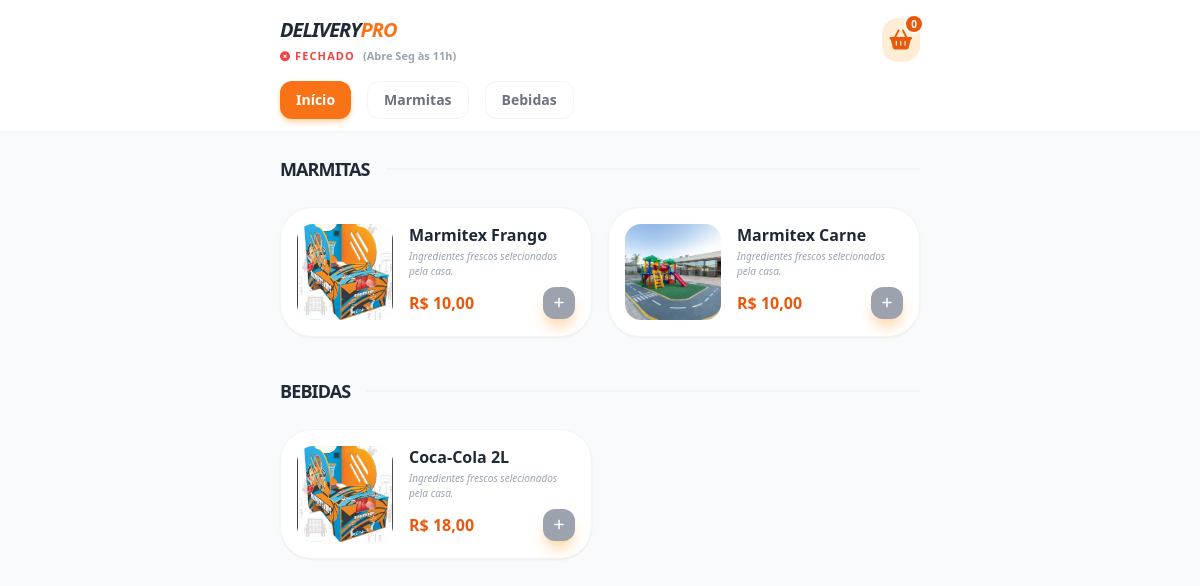
The app's page /, older data.
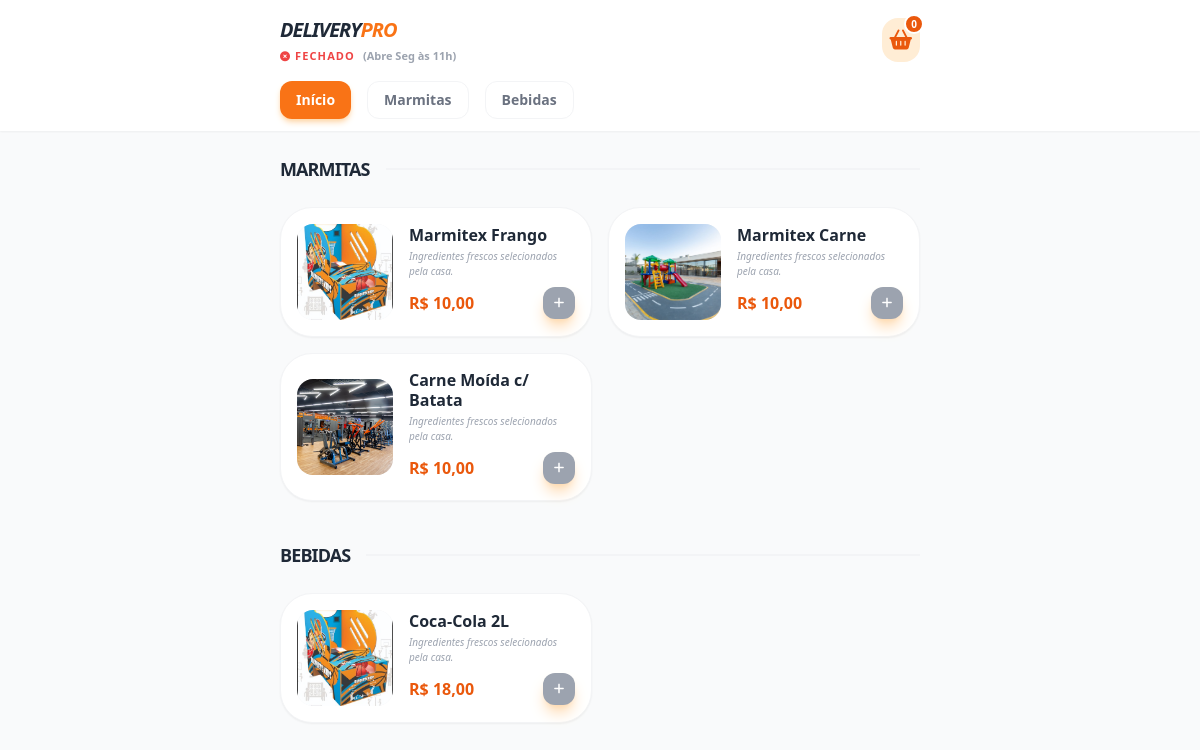
The same page, newer data.
### core/models.py (models this page shows, shortened)
class Prime(models.Model):
    ativo = models.BooleanField(default=True)
    criacao = models.DateTimeField(auto_now_add=True, null=True)
    atualizado = models.DateTimeField(auto_now=True, null=True)
    class Meta:
        abstract = True

class CategoriaProdutos(Prime):
    imagem_categoria = models.ImageField(upload_to='imagens_categorias/')
    nome_categoria = models.CharField(max_length=150)
    class Meta:
        verbose_name = "Categoria de Produto"
        verbose_name_plural = "Categorias de Produto"

class Produtos(Prime):
    nome_produto = models.CharField(max_length=180, null=False)
    image_produto = models.ImageField(upload_to='produtos/')
    codigo = models.IntegerField(default=0)
    preco = models.DecimalField(decimal_places=2, max_digits=9)
    categoria = models.ForeignKey(
        CategoriaProdutos,
        on_delete=models.CASCADE,
        related_name="produtos"
    )
    class Meta:
        verbose_name = "Produto"
        verbose_name_plural = "Produtos"

### core/views.py (the view)
# urls.py: path('', CardapioClienteView.as_view(), name='cardapio'),
class CardapioClienteView(View):
    def get(self, request):
        produtos_ativos = Produtos.objects.filter(ativo=True).prefetch_related("adicionais_disponiveis")
        categorias = CategoriaProdutos.objects.filter(
            ativo=True,
            produtos__ativo=True
        ).annotate(
            total_produtos=Count('produtos')
        ).filter(
            total_produtos__gt=0
        ).prefetch_related(
            Prefetch("produtos", queryset=produtos_ativos)
        ).distinct()
        dia_hoje = timezone.localdate().weekday()
        pratos_do_dia = PratoDoDia.objects.filter(
            dia_semana=dia_hoje,
            ativo=True,
            produto__ativo=True
        ).select_related("produto")
        agora = timezone.localtime()
        loja_aberta = 0 <= agora.weekday() <= 5 and 11 <= agora.hour < 16
        return render(request, "index.html", {
            "categorias": categorias,
            "pratos_do_dia": pratos_do_dia,
            "loja_aberta_server": loja_aberta
        })

### core/context_processors.py (called while the page is built)
def global_context(request):
    count = Pedidos.objects.filter(total__gt=0).count() # Ajuste seu filtro aqui
    return {
        'pedidos_pendentes_count': count
    }

### core/templates/index.html (shortened to what this page needs)
{% extends 'base_index.html' %}
{% block content %}
<div class="space-y-10" id="catalogo-container">
    {% for categoria in categorias %}
    <section id="cat-{{ categoria.id }}" class="categoria-section">
        <div class="flex items-center gap-4 mb-6">
            <h2 class="text-lg font-black text-gray-800 uppercase tracking-tighter">
                {{ categoria.nome_categoria }}
            </h2>
            <div class="h-[2px] flex-1 bg-gray-100"></div>
        </div>
        <div class="grid grid-cols-1 md:grid-cols-2 gap-4">
            {% for produto in categoria.produtos.all %}
            <div class="product-card bg-white p-4 rounded-[2rem] shadow-sm border border-gray-100 flex gap-4 items-center transition-all hover:shadow-md"
                 data-categoria="{{ categoria.id }}"
                 data-name="{{ produto.nome_produto|lower }}"
                 data-code="{{ produto.codigo }}">
                <div class="w-24 h-24 rounded-2xl overflow-hidden bg-gray-100 flex-shrink-0">
                    {% if produto.image_produto %}
                        <img src="{{ produto.image_produto.url }}" class="w-full h-full object-cover" alt="{{ produto.nome_produto }}">
                    {% else %}
                        <div class="w-full h-full flex items-center justify-center text-gray-300">
                            <i class="fas fa-image text-2xl"></i>
                        </div>
                    {% endif %}
                </div>
                <div class="flex-1">
                    <h3 class="font-bold text-gray-800 leading-tight mb-1">{{ produto.nome_produto }}</h3>
                    <p class="text-[10px] text-gray-400 line-clamp-2 mb-2 italic">Ingredientes frescos selecionados pela casa.</p>
                    <div class="flex justify-between items-center">
                        <span class="text-orange-600 font-black">R$ {{ produto.preco }}</span>
                        <button
                        {% if produto.adicionais_disponiveis.exists %}
                            onclick="abrirModalAdicionais('{{ produto.id }}', '{{ produto.nome_produto }}', '{{ produto.preco }}')"
                        {% else %}
                            onclick="adicionarAoCarrinho('{{ produto.id }}', '{{ produto.nome_produto }}', '{{ produto.preco }}')"
                        {% endif %}
                        class="btn-add w-8 h-8 bg-orange-500 text-white rounded-xl flex items-center justify-center shadow-lg shadow-orange-200 active:scale-90 transition-all">
                            <i class="fas fa-plus text-xs"></i>
                        </button>
                    </div>
                </div>
            </div>
            {% endfor %}
        </div>
    </section>
    {% endfor %}
</div>
{% endblock %}

### core/templates/base_index.html (shortened to what this page needs)
<!DOCTYPE html>
<html lang="pt-br">
<head>
    <script src="https://cdn.tailwindcss.com"></script>
    <link rel="stylesheet" href="https://cdnjs.cloudflare.com/ajax/libs/font-awesome/6.4.0/css/all.min.css">
</head>
<body class="bg-gray-50 font-sans" hx-boost="true">
    <header class="bg-white shadow-sm sticky top-0 z-50">
        <div class="max-w-2xl mx-auto px-4 py-4 flex justify-between items-center">
            <div class="flex flex-col">
                <h1 class="text-xl font-black text-gray-800 tracking-tighter italic">DELIVERY<span class="text-orange-500">PRO</span></h1>
                <p id="status-loja" class="text-[10px] font-bold uppercase tracking-widest"></p>
            </div>
            <button onclick="toggleCart()" class="relative p-2 bg-orange-100 text-orange-600 rounded-2xl">
                <i class="fas fa-shopping-basket text-xl"></i>
                <span id="cart-count" class="absolute -top-1 -right-1 bg-orange-600 text-white text-[10px] font-bold w-5 h-5 flex items-center justify-center rounded-full border-2 border-white">0</span>
            </button>
        </div>
        <div class="max-w-2xl mx-auto px-4 pb-3 overflow-x-auto category-scroll flex gap-4">
            <button onclick="filtrarCategoria('all', this)" class="categoria-btn whitespace-nowrap bg-orange-500 text-white px-4 py-2 rounded-xl text-sm font-bold shadow-md shadow-orange-200">
                Início
            </button>
            {% for categoria in categorias %}
            <button onclick="filtrarCategoria('{{ categoria.id }}', this)" class="categoria-btn whitespace-nowrap bg-white text-gray-500 border border-gray-100 px-4 py-2 rounded-xl text-sm font-bold hover:bg-orange-50 transition-all">
                {{ categoria.nome_categoria }}
            </button>
            {% endfor %}
        </div>
    </header>
    <main class="max-w-2xl mx-auto px-4 py-6 pb-24">
        {% block content %}{% endblock %}
    </main>
</body>
</html>

Row changes from the older to the newer data that the page shows:
added Produtos: image_produto (picture), nome_produto "Carne Moída c/ Batata", preco "10,00", shown under CategoriaProdutos "MARMITAS"
